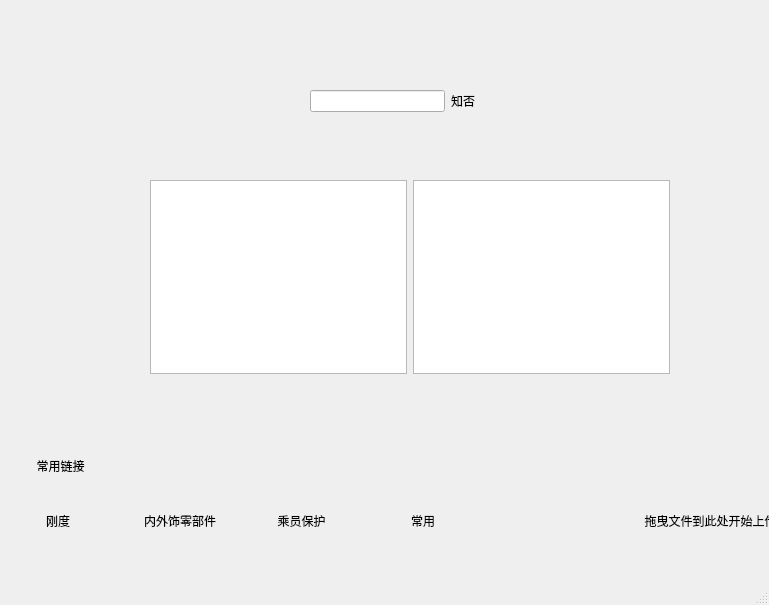
<?xml version="1.0" encoding="UTF-8"?>
<ui version="4.0">
 <class>MainWindow</class>
 <widget class="QMainWindow" name="MainWindow">
  <property name="geometry">
   <rect>
    <x>0</x>
    <y>0</y>
    <width>769</width>
    <height>605</height>
   </rect>
  </property>
  <property name="windowTitle">
   <string>TEBS-CAE软件管理系统</string>
  </property>
  <widget class="QWidget" name="centralwidget">
   <widget class="QLabel" name="label_2">
    <property name="geometry">
     <rect>
      <x>20</x>
      <y>450</y>
      <width>81</width>
      <height>31</height>
     </rect>
    </property>
    <property name="text">
     <string>常用链接</string>
    </property>
    <property name="alignment">
     <set>Qt::AlignCenter</set>
    </property>
   </widget>
   <widget class="QLabel" name="label_7">
    <property name="geometry">
     <rect>
      <x>630</x>
      <y>500</y>
      <width>161</width>
      <height>41</height>
     </rect>
    </property>
    <property name="text">
     <string>拖曳文件到此处开始上传</string>
    </property>
    <property name="alignment">
     <set>Qt::AlignCenter</set>
    </property>
   </widget>
   <widget class="QWidget" name="layoutWidget">
    <property name="geometry">
     <rect>
      <x>0</x>
      <y>490</y>
      <width>481</width>
      <height>61</height>
     </rect>
    </property>
    <layout class="QHBoxLayout" name="horizontalLayout">
     <item>
      <widget class="QLabel" name="label_3">
       <property name="text">
        <string>刚度</string>
       </property>
       <property name="alignment">
        <set>Qt::AlignCenter</set>
       </property>
      </widget>
     </item>
     <item>
      <widget class="QLabel" name="label_4">
       <property name="text">
        <string>内外饰零部件</string>
       </property>
       <property name="alignment">
        <set>Qt::AlignCenter</set>
       </property>
      </widget>
     </item>
     <item>
      <widget class="QLabel" name="label_5">
       <property name="text">
        <string>乘员保护</string>
       </property>
       <property name="alignment">
        <set>Qt::AlignCenter</set>
       </property>
      </widget>
     </item>
     <item>
      <widget class="QLabel" name="label_6">
       <property name="text">
        <string>常用</string>
       </property>
       <property name="alignment">
        <set>Qt::AlignCenter</set>
       </property>
      </widget>
     </item>
    </layout>
   </widget>
   <widget class="QWidget" name="layoutWidget">
    <property name="geometry">
     <rect>
      <x>310</x>
      <y>90</y>
      <width>165</width>
      <height>22</height>
     </rect>
    </property>
    <layout class="QHBoxLayout" name="horizontalLayout_2">
     <item>
      <widget class="QLineEdit" name="lineEdit"/>
     </item>
     <item>
      <widget class="QLabel" name="label">
       <property name="text">
        <string>知否</string>
       </property>
       <property name="alignment">
        <set>Qt::AlignCenter</set>
       </property>
      </widget>
     </item>
    </layout>
   </widget>
   <widget class="QWidget" name="layoutWidget">
    <property name="geometry">
     <rect>
      <x>150</x>
      <y>180</y>
      <width>520</width>
      <height>194</height>
     </rect>
    </property>
    <layout class="QHBoxLayout" name="horizontalLayout_3">
     <item>
      <widget class="QListView" name="listView"/>
     </item>
     <item>
      <widget class="QListView" name="listView_2"/>
     </item>
    </layout>
   </widget>
  </widget>
  <widget class="QMenuBar" name="menubar">
   <property name="geometry">
    <rect>
     <x>0</x>
     <y>0</y>
     <width>769</width>
     <height>23</height>
    </rect>
   </property>
  </widget>
  <widget class="QStatusBar" name="statusbar"/>
 </widget>
 <resources/>
 <connections/>
</ui>
